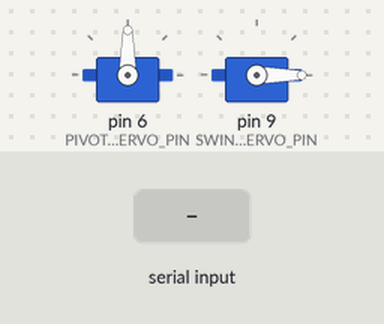
Bench run of a sketch on a simulated Arduino Uno, built with avr-gcc and run on an emulated ATmega328P. Parts: 2 × servo. The test bench sets the inputs (shaded band).

Above: at 1.2 s.
1.3 s: "SWING\n" received over Serial
At 1.45 s:
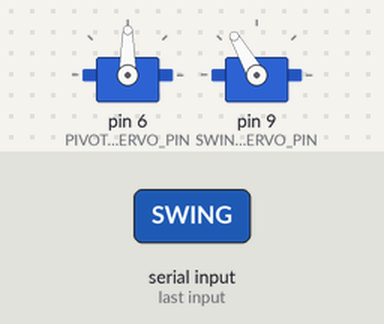
Timing chart, 0 to 4.3 s (numbered marks = the images above; inputs shaded):
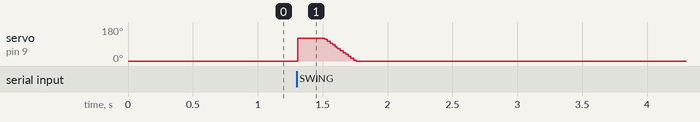

The sketch:

uOttaHack.ino
```cpp
#include <Servo.h>

#define PIVOT_SERVO_PIN 6
#define SWING_SERVO_PIN 9

Servo pivotServo;
Servo swingServo;

void setup() {
  Serial.begin(9600);

  // Attach the servos to their pins
  pivotServo.attach(PIVOT_SERVO_PIN);
  swingServo.attach(SWING_SERVO_PIN);

  // Initialize the servos to their default positions
  pivotServo.write(90); // Middle position (corresponds to 0 in your range of -40 to 40)
  swingServo.write(0);  // Starting position for swing
}

void loop() {
  if (Serial.available()) {
    String command = Serial.readStringUntil('\n');
    int pivot = 0;

    // Parse pivot command from serial input
    if (sscanf(command.c_str(), "P:%d", &pivot) == 1) {
      if (pivot >= -40 && pivot <= 40) {
        // Map the pivot range (-40 to 40) to servo range (50 to 130)
        int servoAngle = map(pivot, -40, 40, 50, 130);
        pivotServo.write(servoAngle); // Move the pivot servo to the specified angle
      }
    }

    // Trigger swing if "SWING" command is received
    if (command == "SWING") {
      swingServo.write(120); // Move swing servo to 120 degrees
      delay(200); // Pause briefly at the top position

      // Swing back to 0 degrees
      for (int angle = 120; angle >= 0; angle -= 5) {
        swingServo.write(angle);
        delay(10); // Small delay for smoother motion
      }

      // After swinging, pivot back to 0
      delay(200);
      pivotServo.write(90); // Reset pivot servo to middle position
    }
  }
}
```
